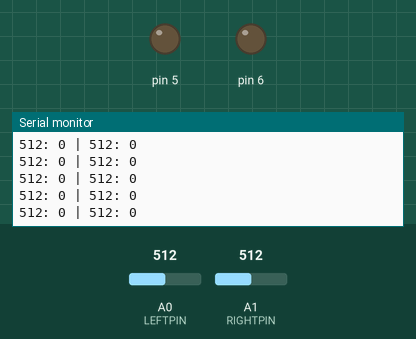
Recording of a sketch running on a simulated Arduino Uno, built with avr-gcc and run on an emulated ATmega328P. On the bench: output pins drawn as LEDs (lit = HIGH), the last lines printed to the serial monitor. The test bench sets the inputs (shaded band); at power-on: A0 (LEFTPIN) = 512, A1 (RIGHTPIN) = 512.

Above: at 1.2 s.
1.3 s: A0 (LEFTPIN) set to 983
At 2.4 s:
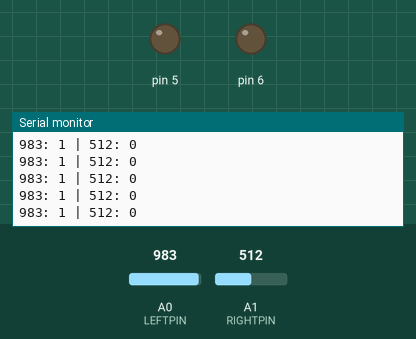
4.3 s: A0 (LEFTPIN) set to 1011
At 4.9 s:
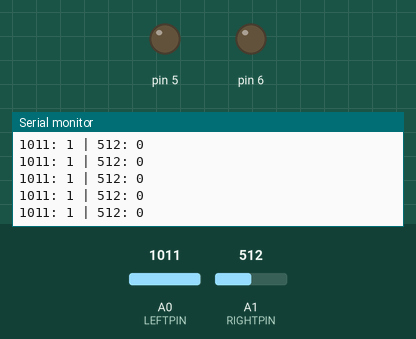
7.3 s: A1 (RIGHTPIN) set to 986
At 8.1 s:
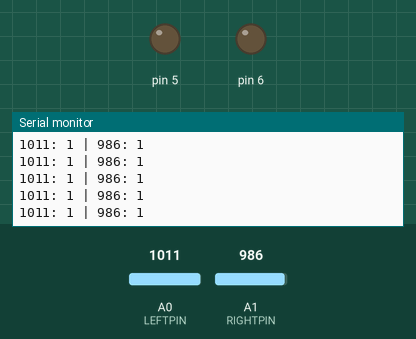
10.3 s: A1 (RIGHTPIN) set to 1016
At 11.1 s:
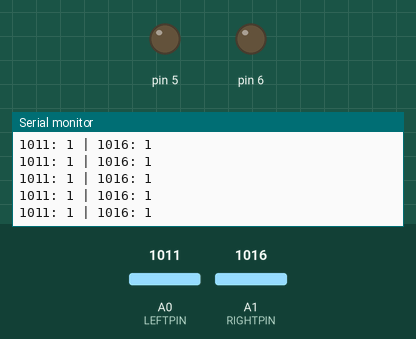
Timing chart, 0 to 13.3 s (numbered marks = the images above; inputs shaded):
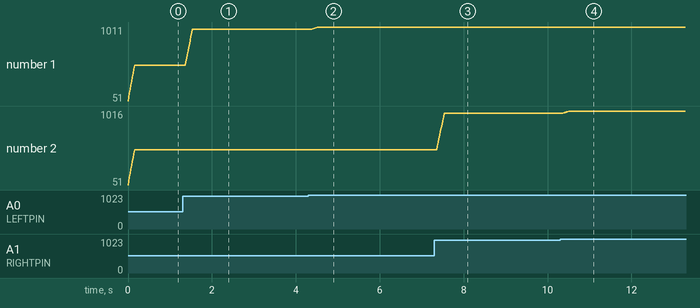

The sketch:

tape-sensor.ino
```cpp
// tape sensor with moving average filter

#define LEFTPIN A0
#define RIGHTPIN A1

#define NVAL 10
#define LTHRLO 500
#define LTHRHI 900
#define RTHRLO 500
#define RTHRHI 900

static int lvals[NVAL];
static int ltot = 0;
static int lavg = 0;
static int lidx = 0;
static int rvals[NVAL];
static int rtot = 0;
static int ravg = 0;
static int ridx = 0;

static bool lout = false;
static bool rout = false;

void setup() {
  Serial.begin(9600);
  pinMode(LEFTPIN, INPUT);
  pinMode(RIGHTPIN, INPUT);
  for (int iVal = 0; iVal < NVAL; iVal++) {
    lvals[iVal] = 0;
    rvals[iVal] = 0;
  }

  pinMode(5, OUTPUT);
  pinMode(6, OUTPUT);
}

void loop() {

  digitalWrite(5, 0);
  digitalWrite(6, 0);

  // left tape sensor
  ltot -= lvals[lidx];
  lvals[lidx] = analogRead(LEFTPIN);
  ltot += lvals[lidx];
  lidx++;
  lidx = lidx % NVAL;
  lavg = ltot / NVAL;

  // right tape sensor
  rtot -= rvals[ridx];
  rvals[ridx] = analogRead(RIGHTPIN);
  rtot += rvals[ridx];
  ridx++;
  ridx = ridx % NVAL;
  ravg = rtot / NVAL;

  // convert to 0-1 output
  if (lavg < LTHRLO && lout == true) lout = false;
  if (ravg < RTHRLO && rout == true) rout = false;
  if (lavg > LTHRHI && lout == false) lout = true;
  if (ravg > RTHRHI && rout == false) rout = true;

//  delay(1);
  delayMicroseconds(1); // for stability

  Serial.print(lavg);
  Serial.print(": ");
  Serial.print(lout);
  Serial.print(" | ");
  Serial.print(ravg);
  Serial.print(": ");
  Serial.println(rout);
}
```

Measured:
- after the input at 1.3 s, the serial monitor: prints a new line after 0.08 s (image 1)
- after the input at 4.3 s, the serial monitor: prints a new line after 0.08 s (image 2)
- after the input at 7.3 s, the serial monitor: prints a new line after 0.07 s (image 3)
- after the input at 10.3 s, the serial monitor: prints a new line after 0.07 s (image 4)
- plotted number 1: 512 → 983 after the input at 1.3 s, 983 → 1011 after the input at 4.3 s
- plotted number 2: 512 → 986 after the input at 7.3 s, 986 → 1016 after the input at 10.3 s
